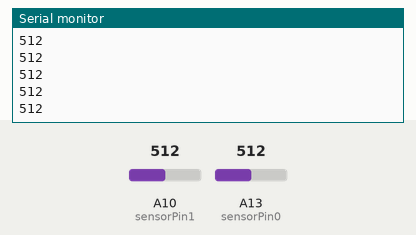
A sketch run on a simulated Arduino Mega 2560, built with avr-gcc and run on an emulated ATmega2560. Shown: the last lines printed to the serial monitor. The test bench sets the inputs (shaded band); at power-on: A10 (sensorPin1) = 512, A13 (sensorPin0) = 512.

Above: at 1.2 s.
1.3 s: A10 (sensorPin1) set to 716
At 1.9 s:
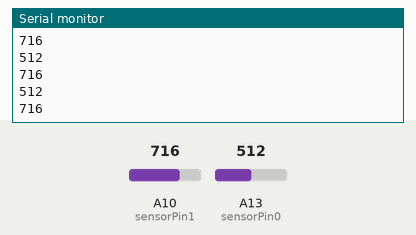
2.8 s: A13 (sensorPin0) set to 306
At 3.7 s:
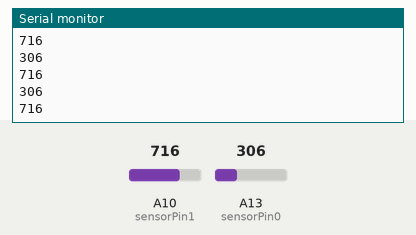
4.3 s: A10 (sensorPin1) set to 900
At 4.8 s:
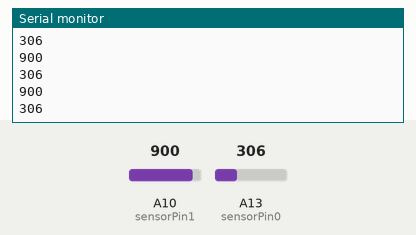
5.8 s: A13 (sensorPin0) set to 122
At 6.3 s:
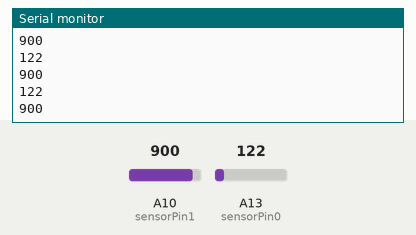
Timing chart, 0 to 8.3 s (numbered marks = the images above; inputs shaded):
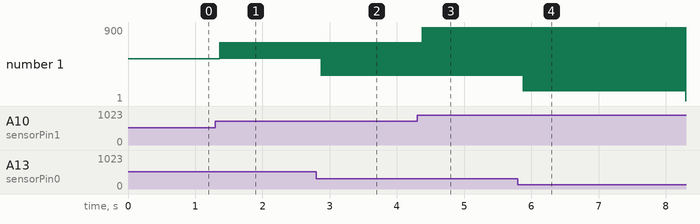

Measured:
- after the input at 1.3 s, the serial monitor: prints a new line after 0.07 s (image 1)
- after the input at 2.8 s, the serial monitor: prints a new line after 0.07 s (image 2)
- after the input at 4.3 s, the serial monitor: prints a new line after 0.07 s (image 3)
- after the input at 5.8 s, the serial monitor: prints a new line after 0.08 s (image 4)
- plotted number 1: 512 → 306 after the input at 2.8 s, 306 → 900 after the input at 4.3 s, 900 → 1 after the input at 5.8 s

The sketch:

Color_sensors.ino
```cpp
/*
 *
 * Use This code to test the Infra red sensors (color sensors)
 *
 */

// set sensors pin numbers:
const int sensorPin0 = A13;
const int sensorPin1 = A10;


void setup() {
	// initialize serial communication at 9600 bits per second:
	Serial.begin(9600);
}

void loop() {
	int sensorValue0 = analogRead(sensorPin0);
	// Display value for sensor0 on seial console
	Serial.println(sensorValue0);

	int sensorValue1 = analogRead(sensorPin1);
	// Display value for sensor1 on seial console
	Serial.println(sensorValue1);

	// delay in between reads for stability
	delay(1);
}
```
